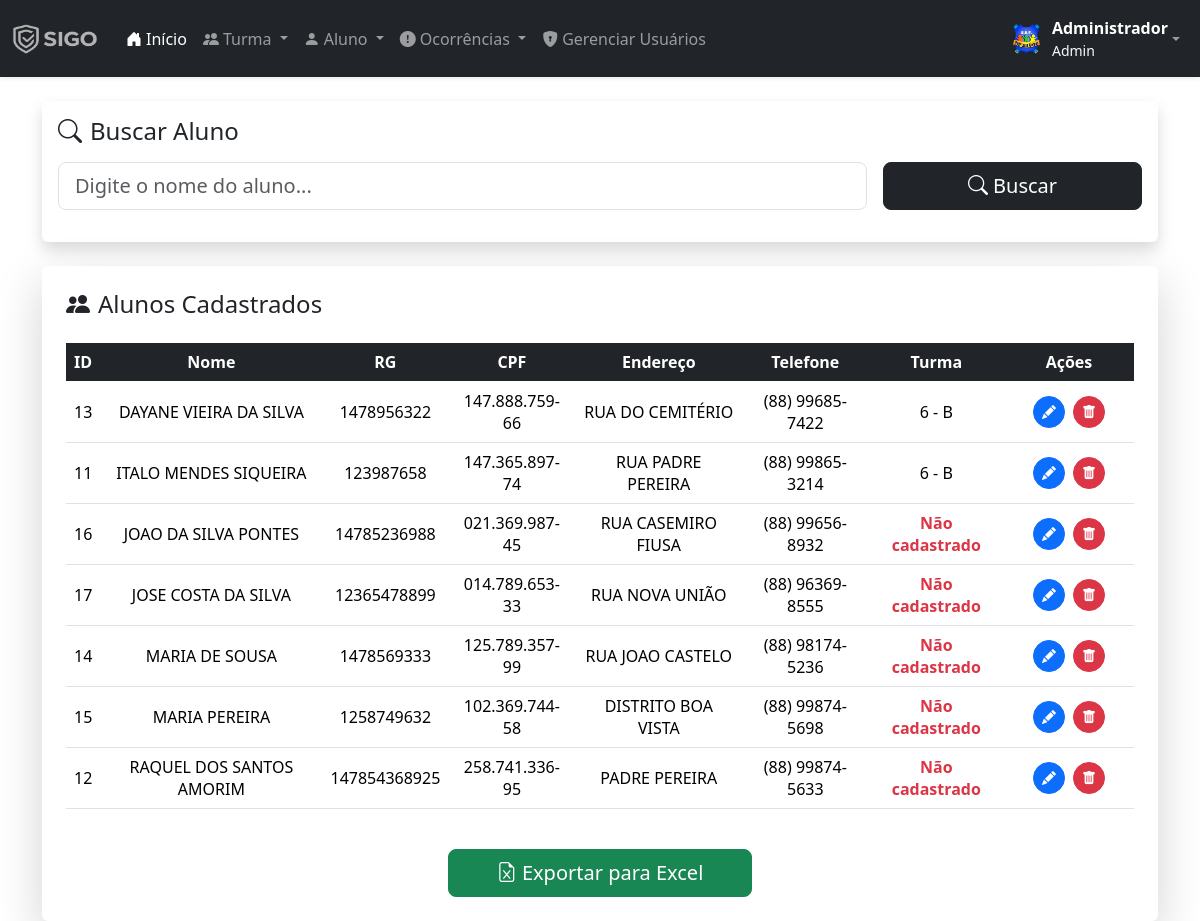
Screenshot of /aluno-nome.php (signed in) with the database file from the repository.
### tables this page shows
CREATE TABLE `alunos` (
  `id` int(11) NOT NULL,
  `nome` varchar(255) NOT NULL,
  `rg` varchar(30) NOT NULL,
  `cpf` varchar(20) NOT NULL,
  `endereco` varchar(255) NOT NULL,
  `tel` varchar(80) NOT NULL,
  `escolaridade` varchar(50) NOT NULL,
  `turma` int(10) NOT NULL
);

CREATE TABLE `turma` (
  `id` int(50) NOT NULL,
  `ano` varchar(50) NOT NULL,
  `turma` varchar(50) NOT NULL
);

### aluno-nome.php (the view, shortened to what this page needs)
<?php
require('includes/conexao.php');
$pagina = 'listar';
$turmaInfo = '';
$nomeBusca = '';
if(isset($_GET['id']) && isset($_GET['ano']) && isset($_GET['turma'])) {
    $pagina = 'turma';
    $idTurma = $_GET['id'];
    $anoTurma = $_GET['ano'];
    $turmaTurma = $_GET['turma'];
    $sql = "SELECT * FROM alunos WHERE turma = $idTurma ORDER BY nome ASC";
    $turmaInfo = "Turma: $anoTurma - $turmaTurma";
} elseif(isset($_GET['nomeBusca'])) {
    $pagina = 'nome';
    $nomeBusca = strtoupper($_GET['nomeBusca']);
    $sql = "SELECT * FROM alunos WHERE nome LIKE '$nomeBusca%' ORDER BY nome ASC";
} else {
    $sql = "SELECT * FROM alunos ORDER BY nome ASC";
}
include('layout/head.php');
include('layout/menu.php');
?>
<div class="container mt-4">
    <?php if($pagina == 'listar' || $pagina == 'nome'): ?>
    <div class="card shadow border-0 mb-4">
        <div class="card-body">
            <h4 class="mb-3"><i class="bi bi-search me-2"></i>Buscar Aluno</h4>
            <form action="aluno-nome.php" method="GET" class="row g-3">
                <div class="col-md-9">
                    <input type="text" name="nomeBusca" id="nomeBusca"
                           class="form-control form-control-lg"
                           placeholder="Digite o nome do aluno..." value="<?= htmlspecialchars($nomeBusca) ?>" />
                </div>
                <div class="col-md-3">
                    <button class="btn btn-dark btn-lg w-100"><i class="bi bi-search"></i> Buscar</button>
                </div>
            </form>
        </div>
    </div>
    <?php endif; ?>
    <div class="card shadow-lg border-0">
        <div class="card-body p-4">
            <?php if($turmaInfo): ?>
                <h4 class="mb-4"><i class="bi bi-people-fill me-2"></i><?= $turmaInfo ?></h4>
            <?php else: ?>
                <h4 class="mb-4"><i class="bi bi-people-fill me-2"></i>Alunos Cadastrados</h4>
            <?php endif; ?>
            <div class="table-responsive">
                <table class="table table-hover align-middle text-center">
                    <thead class="table-dark">
                        <tr>
                            <th>ID</th>
                            <th>Nome</th>
                            <th>RG</th>
                            <th>CPF</th>
                            <th>Endereço</th>
                            <th>Telefone</th>
                            <th>Turma</th>
                            <th style="width: 130px;">Ações</th>
                        </tr>
                    </thead>
                    <tbody>
                        <?php
                        $result = mysqli_query($conn, $sql);
                        while($al = mysqli_fetch_assoc($result)):
                            $turma_id = $al['turma'];
                            $turma_sql = mysqli_query($conn, "SELECT ano, turma FROM turma WHERE id = $turma_id");
                            $turma = mysqli_fetch_assoc($turma_sql);
                            $turma_final = $turma ? $turma['ano'] . " - " . $turma['turma'] : "<span class='text-danger fw-bold'>Não cadastrado</span>";
                        ?>
                        <tr>
                            <td><?= $al['id'] ?></td>
                            <td><?= $al['nome'] ?></td>
                            <td><?= $al['rg'] ?></td>
                            <td><?= $al['cpf'] ?></td>
                            <td><?= $al['endereco'] ?></td>
                            <td><?= $al['tel'] ?></td>
                            <td><?= $turma_final ?></td>
                            <td>
                                <div class="d-flex justify-content-center gap-2">
                                    <a href="editar-aluno.php?id=<?= $al['id'] ?>" class="btn btn-primary btn-sm rounded-circle p-2" title="Editar">
                                        <i class="bi bi-pencil-fill"></i>
                                    </a>
                                    <a href="acoes/deletar-aluno.php?id=<?= $al['id'] ?>"
                                       onclick="return confirm('Deseja realmente excluir este aluno?');"
                                       class="btn btn-danger btn-sm rounded-circle p-2" title="Deletar">
                                        <i class="bi bi-trash-fill"></i>
                                    </a>
                                </div>
                            </td>
                        </tr>
                        <?php endwhile; ?>
                    </tbody>
                </table>
            </div>
            <div class="text-center mt-4">
                <button id="btnExport" class="btn btn-success btn-lg px-5">
                    <i class="bi bi-file-earmark-excel"></i> Exportar para Excel
                </button>
            </div>
        </div>
    </div>
</div>

### layout/head.php (shortened to what this page needs)
<head>
    <link rel="stylesheet" href="assets/css/bootstrap.min.css">
    <link href="https://cdn.jsdelivr.net/npm/bootstrap@5.3.2/dist/css/bootstrap.min.css" rel="stylesheet">
    <link rel="stylesheet" href="https://cdn.jsdelivr.net/npm/bootstrap-select@1.13.14/dist/css/bootstrap-select.min.css">
    <link rel="stylesheet" href="assets/css/cadastro.css">
    <link rel="stylesheet" href="assets/css/style.css">
</head>

### layout/menu.php (shortened to what this page needs)
<?php
$usuarioNome = $_SESSION['usuario_nome'] ?? 'Usuário';
$usuarioNivel = $_SESSION['usuario_nivel'] ?? 'usuario';
$usuarioFoto = $_SESSION['usuario_foto'] ?? 'assets/img/user-placeholder.png';
?>
<nav class="navbar navbar-expand-lg navbar-dark bg-dark shadow-sm">
  <div class="container-fluid">
    <a class="navbar-brand d-flex align-items-center" href="index.php">
      <img src="assets/img/logo-cinza-simples.png" alt="Logo" width="90" height="30">
    </a>
    <div class="collapse navbar-collapse" id="navbarMain">
      <ul class="navbar-nav me-auto mb-2 mb-lg-0">
        <li class="nav-item">
          <a class="nav-link active" href="index.php"><i class="bi bi-house-door-fill me-1"></i>Início</a>
        </li>
        <li class="nav-item dropdown">
          <a class="nav-link dropdown-toggle" href="#" role="button" data-bs-toggle="dropdown" aria-expanded="false">
            <i class="bi bi-people-fill me-1"></i>Turma
          </a>
        </li>
        <li class="nav-item dropdown">
          <a class="nav-link dropdown-toggle" href="#" role="button" data-bs-toggle="dropdown" aria-expanded="false">
            <i class="bi bi-person-fill me-1"></i>Aluno
          </a>
        </li>
        <li class="nav-item dropdown">
          <a class="nav-link dropdown-toggle" href="#" role="button" data-bs-toggle="dropdown" aria-expanded="false">
            <i class="bi bi-exclamation-circle-fill me-1"></i>Ocorrências
          </a>
        </li>
        <?php if ($usuarioNivel === 'admin'): ?>
          <li class="nav-item">
            <a class="nav-link" href="usuarios-listar.php">
              <i class="bi bi-shield-lock-fill me-1"></i>Gerenciar Usuários
            </a>
          </li>
        <?php endif; ?>
      </ul>
      <ul class="navbar-nav ms-auto mb-2 mb-lg-0">
        <li class="nav-item dropdown">
          <a class="nav-link dropdown-toggle d-flex align-items-center" href="#" role="button" data-bs-toggle="dropdown" aria-expanded="false">
            <img src="<?= $usuarioFoto ?>" class="rounded-circle me-2" width="35" height="35" alt="Foto">
            <div class="d-flex flex-column">
              <span class="fw-bold text-white"><?= $usuarioNome ?></span>
              <small class="text-light"><?= ucfirst($usuarioNivel) ?></small>
            </div>
          </a>
        </li>
      </ul>
    </div>
  </div>
</nav>
<link href="https://cdn.jsdelivr.net/npm/bootstrap@5.3.2/dist/css/bootstrap.min.css" rel="stylesheet">
<link href="https://cdn.jsdelivr.net/npm/bootstrap-icons@1.11.1/font/bootstrap-icons.css" rel="stylesheet">

### rows the page displays
alunos: id "13", nome "DAYANE VIEIRA DA SILVA", rg "1478956322", cpf "147.888.759-66", endereco "RUA DO CEMITÉRIO", tel "(88) 99685-7422", turma.ano "6", turma.turma "B"
alunos: id "11", nome "ITALO MENDES SIQUEIRA", rg "123987658", cpf "147.365.897-74", endereco "RUA PADRE PEREIRA", tel "(88) 99865-3214", turma.ano "6", turma.turma "B"
alunos: id "16", nome "JOAO DA SILVA PONTES", rg "14785236988", cpf "021.369.987-45", endereco "RUA CASEMIRO FIUSA", tel "(88) 99656-8932", shows "Não cadastrado"
alunos: id "17", nome "JOSE COSTA DA SILVA", rg "12365478899", cpf "014.789.653-33", endereco "RUA NOVA UNIÃO", tel "(88) 96369-8555", shows "Não cadastrado"
alunos: id "14", nome "MARIA DE SOUSA", rg "1478569333", cpf "125.789.357-99", endereco "RUA JOAO CASTELO", tel "(88) 98174-5236", shows "Não cadastrado"
alunos: id "15", nome "MARIA PEREIRA", rg "1258749632", cpf "102.369.744-58", endereco "DISTRITO BOA VISTA", tel "(88) 99874-5698", shows "Não cadastrado"
alunos: id "12", nome "RAQUEL DOS SANTOS AMORIM", rg "147854368925", cpf "258.741.336-95", endereco "PADRE PEREIRA", tel "(88) 99874-5633", shows "Não cadastrado"

### other values shown
$usuarioNome "Administrador"
$usuarioNivel "Admin"
